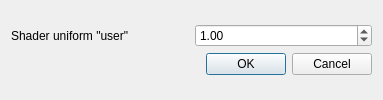
<?xml version="1.0" encoding="UTF-8"?>
<ui version="4.0">
 <author>Martin Aumueller &lt;aumueller@uni-koeln.de&gt;</author>
 <class>UserParameterDialog</class>
 <widget class="QDialog" name="UserParameterDialog">
  <property name="geometry">
   <rect>
    <x>0</x>
    <y>0</y>
    <width>383</width>
    <height>100</height>
   </rect>
  </property>
  <property name="windowTitle">
   <string>Render Options</string>
  </property>
  <layout class="QVBoxLayout" name="verticalLayout_2">
   <item>
    <layout class="QVBoxLayout" name="verticalLayout">
     <item>
      <layout class="QHBoxLayout">
       <item>
        <widget class="QLabel" name="label">
         <property name="text">
          <string>Shader uniform &quot;user&quot;</string>
         </property>
         <property name="buddy">
          <cstring>userSpin</cstring>
         </property>
        </widget>
       </item>
       <item>
        <widget class="QDoubleSpinBox" name="userSpin">
         <property name="minimum">
          <double>-10.000000000000000</double>
         </property>
         <property name="maximum">
          <double>10.000000000000000</double>
         </property>
         <property name="singleStep">
          <double>0.010000000000000</double>
         </property>
         <property name="value">
          <double>1.000000000000000</double>
         </property>
        </widget>
       </item>
      </layout>
     </item>
     <item>
      <widget class="QDialogButtonBox" name="buttonBox">
       <property name="orientation">
        <enum>Qt::Horizontal</enum>
       </property>
       <property name="standardButtons">
        <set>QDialogButtonBox::Cancel|QDialogButtonBox::Ok</set>
       </property>
      </widget>
     </item>
    </layout>
   </item>
  </layout>
 </widget>
 <resources/>
 <connections>
  <connection>
   <sender>buttonBox</sender>
   <signal>rejected()</signal>
   <receiver>UserParameterDialog</receiver>
   <slot>reject()</slot>
   <hints>
    <hint type="sourcelabel">
     <x>266</x>
     <y>309</y>
    </hint>
    <hint type="destinationlabel">
     <x>54</x>
     <y>0</y>
    </hint>
   </hints>
  </connection>
  <connection>
   <sender>buttonBox</sender>
   <signal>accepted()</signal>
   <receiver>UserParameterDialog</receiver>
   <slot>accept()</slot>
   <hints>
    <hint type="sourcelabel">
     <x>225</x>
     <y>309</y>
    </hint>
    <hint type="destinationlabel">
     <x>64</x>
     <y>0</y>
    </hint>
   </hints>
  </connection>
 </connections>
</ui>
